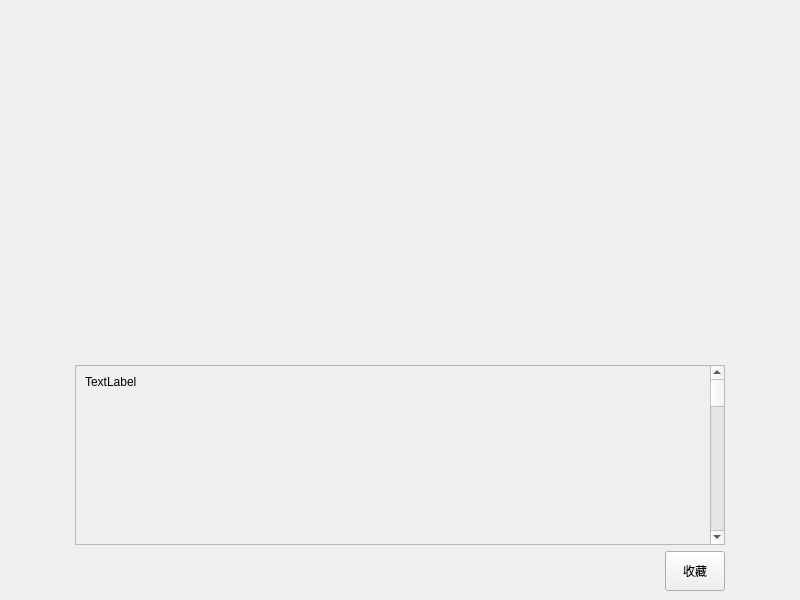
<?xml version="1.0" encoding="UTF-8"?>
<ui version="4.0">
 <class>recipeswindow</class>
 <widget class="QMainWindow" name="recipeswindow">
  <property name="geometry">
   <rect>
    <x>0</x>
    <y>0</y>
    <width>800</width>
    <height>600</height>
   </rect>
  </property>
  <property name="windowTitle">
   <string>MainWindow</string>
  </property>
  <widget class="QWidget" name="centralwidget">
   <layout class="QGridLayout" name="gridLayout_2">
    <item row="0" column="0">
     <layout class="QGridLayout" name="gridLayout">
      <item row="2" column="0">
       <widget class="QWidget" name="prev_page" native="true">
        <property name="sizePolicy">
         <sizepolicy hsizetype="Fixed" vsizetype="Fixed">
          <horstretch>0</horstretch>
          <verstretch>0</verstretch>
         </sizepolicy>
        </property>
        <property name="minimumSize">
         <size>
          <width>60</width>
          <height>40</height>
         </size>
        </property>
       </widget>
      </item>
      <item row="1" column="0">
       <spacer name="verticalSpacer">
        <property name="orientation">
         <enum>Qt::Orientation::Vertical</enum>
        </property>
        <property name="sizeType">
         <enum>QSizePolicy::Policy::Maximum</enum>
        </property>
        <property name="sizeHint" stdset="0">
         <size>
          <width>20</width>
          <height>200</height>
         </size>
        </property>
       </spacer>
      </item>
      <item row="1" column="1">
       <widget class="QScrollArea" name="scrollArea">
        <property name="widgetResizable">
         <bool>true</bool>
        </property>
        <widget class="QWidget" name="text_area">
         <property name="geometry">
          <rect>
           <x>0</x>
           <y>0</y>
           <width>629</width>
           <height>2000</height>
          </rect>
         </property>
         <property name="sizePolicy">
          <sizepolicy hsizetype="Preferred" vsizetype="Expanding">
           <horstretch>0</horstretch>
           <verstretch>0</verstretch>
          </sizepolicy>
         </property>
         <property name="minimumSize">
          <size>
           <width>0</width>
           <height>2000</height>
          </size>
         </property>
         <layout class="QGridLayout" name="gridLayout_3">
          <item row="0" column="0">
           <widget class="QLabel" name="text">
            <property name="text">
             <string>TextLabel</string>
            </property>
            <property name="alignment">
             <set>Qt::AlignmentFlag::AlignLeading|Qt::AlignmentFlag::AlignLeft|Qt::AlignmentFlag::AlignTop</set>
            </property>
           </widget>
          </item>
         </layout>
        </widget>
       </widget>
      </item>
      <item row="2" column="3">
       <widget class="QWidget" name="next_page" native="true">
        <property name="sizePolicy">
         <sizepolicy hsizetype="Fixed" vsizetype="Fixed">
          <horstretch>0</horstretch>
          <verstretch>0</verstretch>
         </sizepolicy>
        </property>
        <property name="minimumSize">
         <size>
          <width>60</width>
          <height>40</height>
         </size>
        </property>
       </widget>
      </item>
      <item row="1" column="3">
       <spacer name="verticalSpacer_2">
        <property name="orientation">
         <enum>Qt::Orientation::Vertical</enum>
        </property>
        <property name="sizeType">
         <enum>QSizePolicy::Policy::Maximum</enum>
        </property>
        <property name="sizeHint" stdset="0">
         <size>
          <width>20</width>
          <height>200</height>
         </size>
        </property>
       </spacer>
      </item>
      <item row="0" column="1">
       <widget class="QStackedWidget" name="stackedWidget">
        <property name="sizePolicy">
         <sizepolicy hsizetype="Preferred" vsizetype="Preferred">
          <horstretch>0</horstretch>
          <verstretch>0</verstretch>
         </sizepolicy>
        </property>
        <property name="minimumSize">
         <size>
          <width>505</width>
          <height>350</height>
         </size>
        </property>
        <property name="currentIndex">
         <number>1</number>
        </property>
        <widget class="QWidget" name="page"/>
        <widget class="QWidget" name="page_2"/>
       </widget>
      </item>
      <item row="2" column="1" alignment="Qt::AlignmentFlag::AlignRight">
       <widget class="QPushButton" name="pushButton">
        <property name="maximumSize">
         <size>
          <width>60</width>
          <height>40</height>
         </size>
        </property>
        <property name="text">
         <string>收藏</string>
        </property>
       </widget>
      </item>
     </layout>
    </item>
   </layout>
  </widget>
 </widget>
 <resources/>
 <connections/>
</ui>
